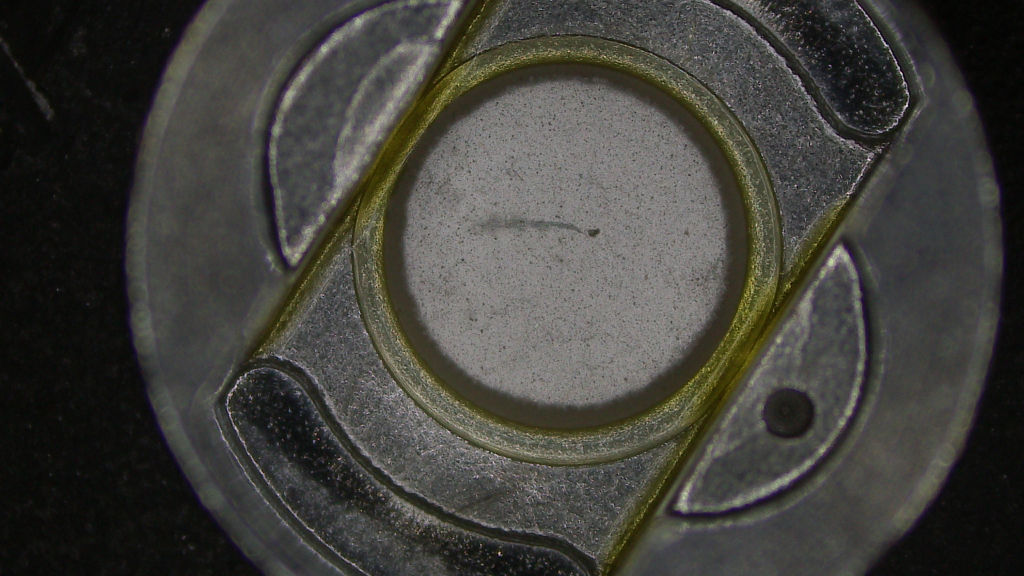
#> input picture OpenCV/res/IMG00868.jpg, 3072 x 1728 px (shown at 1/3 size); its folder holds only this picture in this run
$ python -i 40-GaussianBlur.py   (imports and definitions only)
#> lines starting #> are read from the running program, lines starting #| are printed output that depends on the picture; after the words box and inside, x2 and y2 are one past the last pixel; in counts of white or black regions, pixels touching at a corner belong together
import cv2 as cv
import numpy as np
import os

html_end = '</body>\n' \
           '</html>\n'

div_string = '<div>\n' \
             '<img src="%s" />\n' \
             '<img src="%s" />\n' \
             '</div>\n\n'


def createHtml(path):
    html_start = '<html>\n' \
                 '<style>\n' \
                 'img{\n' \
                 'width: 400px;\n' \
                 'height: auto;\n' \
                 '}\n' \
                 '</style>\n\n' \
                 '<body>\n\n'
    html = open(path + '.html', 'w')
    html.write(html_start)
    return html

def getBigCircle(file, downthreshold=0):
#> called with file = '../OpenCV/res/IMG00868.jpg', downthreshold = 0
    img = cv.imread(file, cv.IMREAD_COLOR)
#> img is the input picture: shape (1728, 3072, 3); mean B, G, R 60.2, 65, 66
    height, width = img.shape[:2]
#> height = 1728; width = 3072
    #print("height : " + str(height) + ', width : ' + str(width))

    img = cv.resize(img, (int(width / 2), int(height / 2)))
#> img: shape (864, 1536, 3)
    cimg = img.copy()
    img = cv.cvtColor(img, cv.COLOR_BGR2GRAY)
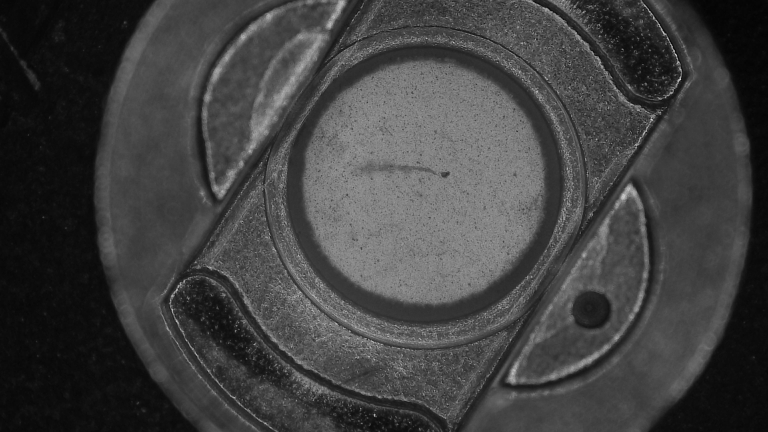
#> img: shape (864, 1536) (shown at 1/2 size); min 2, max 245, mean 64.9
    img = cv.medianBlur(img, 7)
    #img = cv.GaussianBlur(img, (5, 5), 0, 0)
    img = cv.Canny(img, 100 - downthreshold/2, 200 - downthreshold)
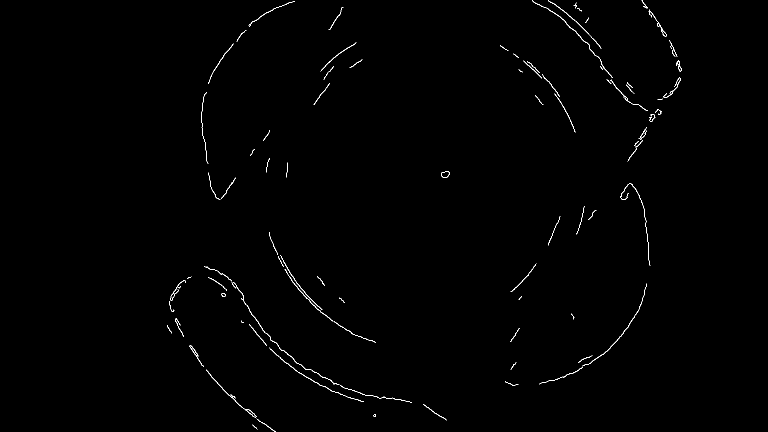
#> img: shape (864, 1536) (shown at 1/2 size); 0.5% white in thin lines or dots, all inside (x1, y1, x2, y2) = (334, 0, 1363, 864)
    circles = cv.HoughCircles(img, cv.HOUGH_GRADIENT, 1, int(height / 2), np.array([]), param1=100, param2=50,
                              minRadius=int(height / 8), maxRadius=int(height / 4))
#> circles = empty array
    circles = np.uint16(np.around(circles))
    print(circles, file)
#| [] ../OpenCV/res/IMG00868.jpg
    if len(circles) is not 0:
        for i in circles[0, :]:
            if int(i[0]) - int(i[2]) > 0 and int(i[0]) + int(i[2]) < width / 2 and int(i[1]) - int(i[2]) > 0 and int(i[1]) + int(i[2]) < height / 2:
                # draw the outer circle
                cv.circle(cimg, (i[0], i[1]), i[2], (0, 255, 0), 2)
                # draw the center of the circle
                cv.circle(cimg, (i[0], i[1]), 2, (0, 0, 255), 3)
            else:
                return None
    else:
        return None

    return cimg

def main():
    path = './quejiao'
    html = createHtml(path)
    for filename in os.listdir(path):
        fullName = os.path.join(path, filename)
        global img
        for i in range(4):
            img = getBigCircle(fullName, downthreshold=40*i)
            if img is not None:
                cv.imwrite(os.path.join('./out', filename), img)
                html.write(div_string % (fullName, os.path.join('./out', filename)))
                break
        if img is None:
            html.write(div_string % (fullName, fullName))

    html.write(html_end)
    html.close()
    cv.waitKey()

# [2 lines not run here, left out]

>>> result = getBigCircle('../OpenCV/res/IMG00868.jpg')
